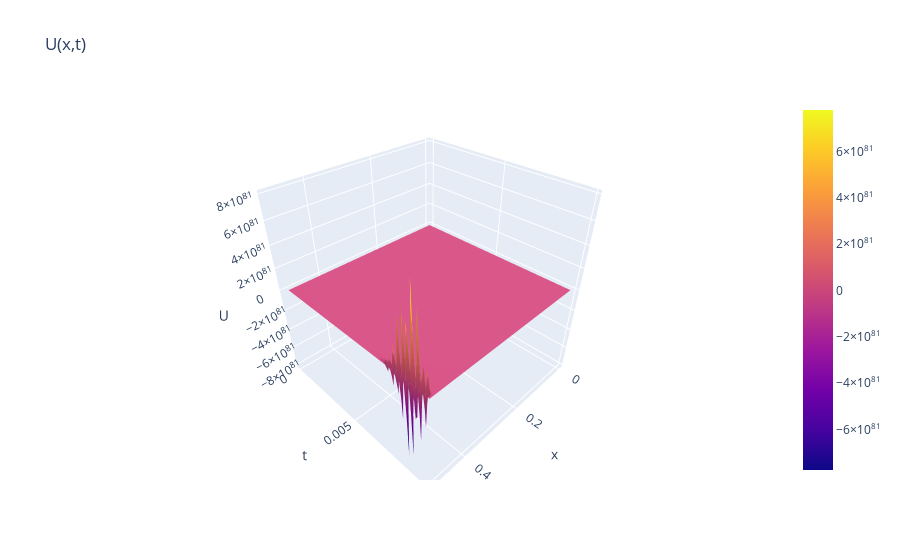

Write notebook code for a chart like this one.
### Markdown cell above
$$L=0.5m,\Delta t=10^{-4}s,\rho=1.5 \times 10^{-2}kg/m,T=150N,c=?$$

$$\frac{\partial ^2 y(x,t)}{\partial x^2}=\frac{1}{c^2} \frac{\partial ^2 y(x,t)}{\partial t^2}$$

### Code cell
import numpy as np
import matplotlib.pyplot as plt
from mpl_toolkits.mplot3d import Axes3D
import plotly.graph_objects as go

rho = 0.015
T = 150
c = np.sqrt(T/rho)
L = 0.5
N = 100
dt = 10**(-4)
h = 0.05
dx = L/N
cp = dx/dt
counter = 0
tor = 1e-13

U = np.zeros((N,N),float)
for i in range(0,N-1):
    U[i,0] = 0.05/np.sqrt(2*np.pi*rho)*np.exp(-(L/N*i-L/2)**2/(2*rho**2))
    U[i,1] = U[i,0]

U[1,:] = U[1,1]
U[-1,:] = U[-1,1]


for i in range(1,N-2):
    for j in range(1,N-2):
        U[i,j+1] = 2*U[i,j]-U[i,j-1]+((c/cp)**2)*(U[i+1,j]+U[i-1,j]-2*U[i,j])
    


print(U)
'''
X, T = np.meshgrid(np.arange(N)*dx, np.arange(N)*dt)
fig = plt.figure()
ax = fig.add_subplot(111, projection='3d')
ax.plot_surface(X, T, U.T)
ax.set_xlabel('x')
ax.set_ylabel('t')
ax.set_zlabel('U')
plt.show()
'''
x = np.linspace(0, L, N)
t = np.arange(0, dt*500, dt)

X, T = np.meshgrid(x, t)

fig = go.Figure(data=[go.Surface(x=X, y=T, z=U)])
fig.update_layout(title='U(x,t)', scene=dict(xaxis_title='x', yaxis_title='t', zaxis_title='U'))
fig.show()

### Figure 1 — Plotly figure (JSON) as saved in the notebook; plotly's stock layout.template omitted (floating-point values rounded to 4 significant figures; data arrays with more than 128 entries replaced by an {"elided": "..."} marker saying what was removed)
{"data": [{"type": "surface", "x": {"elided": "500x100 float values"}, "y": {"elided": "500x100 float values"}, "z": {"elided": "100x100 float values"}}], "layout": {"scene": {"xaxis": {"title": {"text": "x"}}, "yaxis": {"title": {"text": "t"}}, "zaxis": {"title": {"text": "U"}}}, "title": {"text": "U(x,t)"}}}
